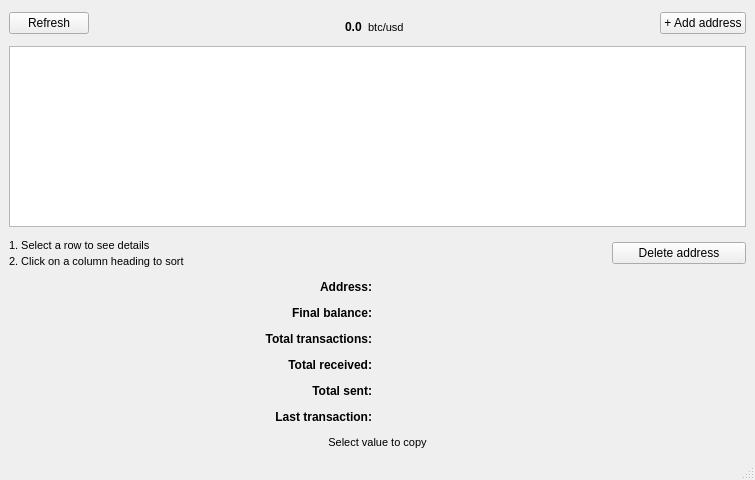
<?xml version="1.0" encoding="UTF-8"?>
<ui version="4.0">
 <class>MainWindow</class>
 <widget class="QMainWindow" name="MainWindow">
  <property name="geometry">
   <rect>
    <x>0</x>
    <y>0</y>
    <width>755</width>
    <height>480</height>
   </rect>
  </property>
  <property name="minimumSize">
   <size>
    <width>755</width>
    <height>480</height>
   </size>
  </property>
  <property name="windowTitle">
   <string>BTC Wallet Tracking</string>
  </property>
  <widget class="QWidget" name="centralwidget">
   <property name="sizePolicy">
    <sizepolicy hsizetype="Preferred" vsizetype="Preferred">
     <horstretch>0</horstretch>
     <verstretch>0</verstretch>
    </sizepolicy>
   </property>
   <property name="sizeIncrement">
    <size>
     <width>0</width>
     <height>0</height>
    </size>
   </property>
   <property name="baseSize">
    <size>
     <width>0</width>
     <height>0</height>
    </size>
   </property>
   <layout class="QGridLayout" name="gridLayout">
    <property name="topMargin">
     <number>12</number>
    </property>
    <property name="verticalSpacing">
     <number>12</number>
    </property>
    <item row="5" column="0">
     <layout class="QVBoxLayout" name="verticalLayout">
      <property name="spacing">
       <number>3</number>
      </property>
      <item>
       <widget class="QLabel" name="label_2">
        <property name="font">
         <font>
          <pointsize>8</pointsize>
         </font>
        </property>
        <property name="text">
         <string>1. Select a row to see details</string>
        </property>
       </widget>
      </item>
      <item>
       <widget class="QLabel" name="label_13">
        <property name="font">
         <font>
          <pointsize>8</pointsize>
         </font>
        </property>
        <property name="text">
         <string>2. Click on a column heading to sort</string>
        </property>
       </widget>
      </item>
     </layout>
    </item>
    <item row="7" column="0" colspan="5">
     <layout class="QGridLayout" name="gridLayout_2">
      <property name="spacing">
       <number>12</number>
      </property>
      <item row="2" column="1">
       <widget class="QLabel" name="labelTotalTnx">
        <property name="text">
         <string/>
        </property>
        <property name="textInteractionFlags">
         <set>Qt::TextSelectableByMouse</set>
        </property>
       </widget>
      </item>
      <item row="0" column="0">
       <widget class="QLabel" name="label_3">
        <property name="sizePolicy">
         <sizepolicy hsizetype="Preferred" vsizetype="Preferred">
          <horstretch>0</horstretch>
          <verstretch>0</verstretch>
         </sizepolicy>
        </property>
        <property name="minimumSize">
         <size>
          <width>177</width>
          <height>0</height>
         </size>
        </property>
        <property name="font">
         <font>
          <weight>75</weight>
          <bold>true</bold>
         </font>
        </property>
        <property name="text">
         <string>Address:</string>
        </property>
        <property name="alignment">
         <set>Qt::AlignRight|Qt::AlignTrailing|Qt::AlignVCenter</set>
        </property>
        <property name="textInteractionFlags">
         <set>Qt::LinksAccessibleByMouse</set>
        </property>
       </widget>
      </item>
      <item row="4" column="0">
       <widget class="QLabel" name="label_11">
        <property name="font">
         <font>
          <weight>75</weight>
          <bold>true</bold>
         </font>
        </property>
        <property name="text">
         <string>Total sent:</string>
        </property>
        <property name="alignment">
         <set>Qt::AlignRight|Qt::AlignTrailing|Qt::AlignVCenter</set>
        </property>
       </widget>
      </item>
      <item row="2" column="0">
       <widget class="QLabel" name="label_7">
        <property name="font">
         <font>
          <weight>75</weight>
          <bold>true</bold>
         </font>
        </property>
        <property name="text">
         <string>Total transactions:</string>
        </property>
        <property name="alignment">
         <set>Qt::AlignRight|Qt::AlignTrailing|Qt::AlignVCenter</set>
        </property>
       </widget>
      </item>
      <item row="3" column="1">
       <widget class="QLabel" name="labelTotalReceived">
        <property name="text">
         <string/>
        </property>
        <property name="textInteractionFlags">
         <set>Qt::TextSelectableByMouse</set>
        </property>
       </widget>
      </item>
      <item row="4" column="1">
       <widget class="QLabel" name="labelTotalSent">
        <property name="text">
         <string/>
        </property>
        <property name="textInteractionFlags">
         <set>Qt::TextSelectableByMouse</set>
        </property>
       </widget>
      </item>
      <item row="1" column="0">
       <widget class="QLabel" name="label_5">
        <property name="font">
         <font>
          <weight>75</weight>
          <bold>true</bold>
         </font>
        </property>
        <property name="text">
         <string>Final balance:</string>
        </property>
        <property name="alignment">
         <set>Qt::AlignRight|Qt::AlignTrailing|Qt::AlignVCenter</set>
        </property>
       </widget>
      </item>
      <item row="3" column="0">
       <widget class="QLabel" name="label_9">
        <property name="font">
         <font>
          <weight>75</weight>
          <bold>true</bold>
         </font>
        </property>
        <property name="text">
         <string>Total received:</string>
        </property>
        <property name="alignment">
         <set>Qt::AlignRight|Qt::AlignTrailing|Qt::AlignVCenter</set>
        </property>
       </widget>
      </item>
      <item row="1" column="1">
       <widget class="QLabel" name="labelFinalBalance">
        <property name="text">
         <string/>
        </property>
        <property name="textInteractionFlags">
         <set>Qt::TextSelectableByMouse</set>
        </property>
       </widget>
      </item>
      <item row="0" column="1">
       <widget class="QLabel" name="labelAddress">
        <property name="sizePolicy">
         <sizepolicy hsizetype="Preferred" vsizetype="Preferred">
          <horstretch>0</horstretch>
          <verstretch>0</verstretch>
         </sizepolicy>
        </property>
        <property name="minimumSize">
         <size>
          <width>196</width>
          <height>0</height>
         </size>
        </property>
        <property name="text">
         <string/>
        </property>
        <property name="wordWrap">
         <bool>false</bool>
        </property>
        <property name="textInteractionFlags">
         <set>Qt::TextSelectableByMouse</set>
        </property>
       </widget>
      </item>
      <item row="5" column="0">
       <widget class="QLabel" name="label_6">
        <property name="font">
         <font>
          <weight>75</weight>
          <bold>true</bold>
         </font>
        </property>
        <property name="text">
         <string>Last transaction:</string>
        </property>
        <property name="alignment">
         <set>Qt::AlignRight|Qt::AlignTrailing|Qt::AlignVCenter</set>
        </property>
       </widget>
      </item>
      <item row="5" column="1">
       <widget class="QLabel" name="labelLastTnx">
        <property name="text">
         <string/>
        </property>
        <property name="textInteractionFlags">
         <set>Qt::TextSelectableByMouse</set>
        </property>
       </widget>
      </item>
     </layout>
    </item>
    <item row="0" column="0" rowspan="3" colspan="5">
     <layout class="QHBoxLayout" name="horizontalLayout_2">
      <item>
       <widget class="QPushButton" name="btnRefresh">
        <property name="text">
         <string>Refresh</string>
        </property>
       </widget>
      </item>
      <item>
       <spacer name="horizontalSpacer_2">
        <property name="orientation">
         <enum>Qt::Horizontal</enum>
        </property>
        <property name="sizeHint" stdset="0">
         <size>
          <width>40</width>
          <height>20</height>
         </size>
        </property>
       </spacer>
      </item>
      <item>
       <widget class="QLabel" name="labelPrice">
        <property name="font">
         <font>
          <weight>75</weight>
          <bold>true</bold>
          <underline>false</underline>
         </font>
        </property>
        <property name="styleSheet">
         <string notr="true"/>
        </property>
        <property name="text">
         <string>&lt;html&gt;&lt;head/&gt;&lt;body&gt;&lt;p&gt;0.0&lt;/p&gt;&lt;/body&gt;&lt;/html&gt;</string>
        </property>
        <property name="alignment">
         <set>Qt::AlignBottom|Qt::AlignLeading|Qt::AlignLeft</set>
        </property>
       </widget>
      </item>
      <item>
       <widget class="QLabel" name="label">
        <property name="font">
         <font>
          <pointsize>8</pointsize>
         </font>
        </property>
        <property name="text">
         <string>  btc/usd</string>
        </property>
        <property name="alignment">
         <set>Qt::AlignBottom|Qt::AlignLeading|Qt::AlignLeft</set>
        </property>
       </widget>
      </item>
      <item>
       <spacer name="horizontalSpacer">
        <property name="orientation">
         <enum>Qt::Horizontal</enum>
        </property>
        <property name="sizeHint" stdset="0">
         <size>
          <width>40</width>
          <height>20</height>
         </size>
        </property>
       </spacer>
      </item>
      <item>
       <widget class="QPushButton" name="btnAdd">
        <property name="text">
         <string>+ Add address</string>
        </property>
       </widget>
      </item>
     </layout>
    </item>
    <item row="3" column="0" colspan="5">
     <widget class="QTableView" name="tableView">
      <property name="styleSheet">
       <string notr="true"/>
      </property>
      <property name="editTriggers">
       <set>QAbstractItemView::NoEditTriggers</set>
      </property>
      <property name="selectionMode">
       <enum>QAbstractItemView::SingleSelection</enum>
      </property>
      <property name="selectionBehavior">
       <enum>QAbstractItemView::SelectRows</enum>
      </property>
      <property name="sortingEnabled">
       <bool>true</bool>
      </property>
      <attribute name="horizontalHeaderCascadingSectionResizes">
       <bool>false</bool>
      </attribute>
      <attribute name="horizontalHeaderDefaultSectionSize">
       <number>150</number>
      </attribute>
      <attribute name="horizontalHeaderHighlightSections">
       <bool>false</bool>
      </attribute>
      <attribute name="horizontalHeaderStretchLastSection">
       <bool>false</bool>
      </attribute>
     </widget>
    </item>
    <item row="8" column="0" colspan="5">
     <widget class="QLabel" name="label_4">
      <property name="font">
       <font>
        <pointsize>8</pointsize>
       </font>
      </property>
      <property name="text">
       <string>Select value to copy</string>
      </property>
      <property name="alignment">
       <set>Qt::AlignCenter</set>
      </property>
     </widget>
    </item>
    <item row="5" column="4">
     <widget class="QPushButton" name="btnDelete">
      <property name="text">
       <string>Delete address</string>
      </property>
     </widget>
    </item>
   </layout>
  </widget>
  <widget class="QStatusBar" name="statusbar">
   <property name="palette">
    <palette>
     <active>
      <colorrole role="Base">
       <brush brushstyle="SolidPattern">
        <color alpha="255">
         <red>255</red>
         <green>255</green>
         <blue>255</blue>
        </color>
       </brush>
      </colorrole>
      <colorrole role="Window">
       <brush brushstyle="SolidPattern">
        <color alpha="255">
         <red>239</red>
         <green>239</green>
         <blue>239</blue>
        </color>
       </brush>
      </colorrole>
      <colorrole role="Highlight">
       <brush brushstyle="SolidPattern">
        <color alpha="255">
         <red>99</red>
         <green>69</green>
         <blue>44</blue>
        </color>
       </brush>
      </colorrole>
     </active>
     <inactive>
      <colorrole role="Base">
       <brush brushstyle="SolidPattern">
        <color alpha="255">
         <red>255</red>
         <green>255</green>
         <blue>255</blue>
        </color>
       </brush>
      </colorrole>
      <colorrole role="Window">
       <brush brushstyle="SolidPattern">
        <color alpha="255">
         <red>239</red>
         <green>239</green>
         <blue>239</blue>
        </color>
       </brush>
      </colorrole>
      <colorrole role="Highlight">
       <brush brushstyle="SolidPattern">
        <color alpha="255">
         <red>99</red>
         <green>69</green>
         <blue>44</blue>
        </color>
       </brush>
      </colorrole>
     </inactive>
     <disabled>
      <colorrole role="Base">
       <brush brushstyle="SolidPattern">
        <color alpha="255">
         <red>239</red>
         <green>239</green>
         <blue>239</blue>
        </color>
       </brush>
      </colorrole>
      <colorrole role="Window">
       <brush brushstyle="SolidPattern">
        <color alpha="255">
         <red>239</red>
         <green>239</green>
         <blue>239</blue>
        </color>
       </brush>
      </colorrole>
      <colorrole role="Highlight">
       <brush brushstyle="SolidPattern">
        <color alpha="255">
         <red>145</red>
         <green>145</green>
         <blue>145</blue>
        </color>
       </brush>
      </colorrole>
     </disabled>
    </palette>
   </property>
  </widget>
  <widget class="QMenuBar" name="menubar">
   <property name="geometry">
    <rect>
     <x>0</x>
     <y>0</y>
     <width>755</width>
     <height>22</height>
    </rect>
   </property>
  </widget>
 </widget>
 <resources/>
 <connections/>
</ui>
